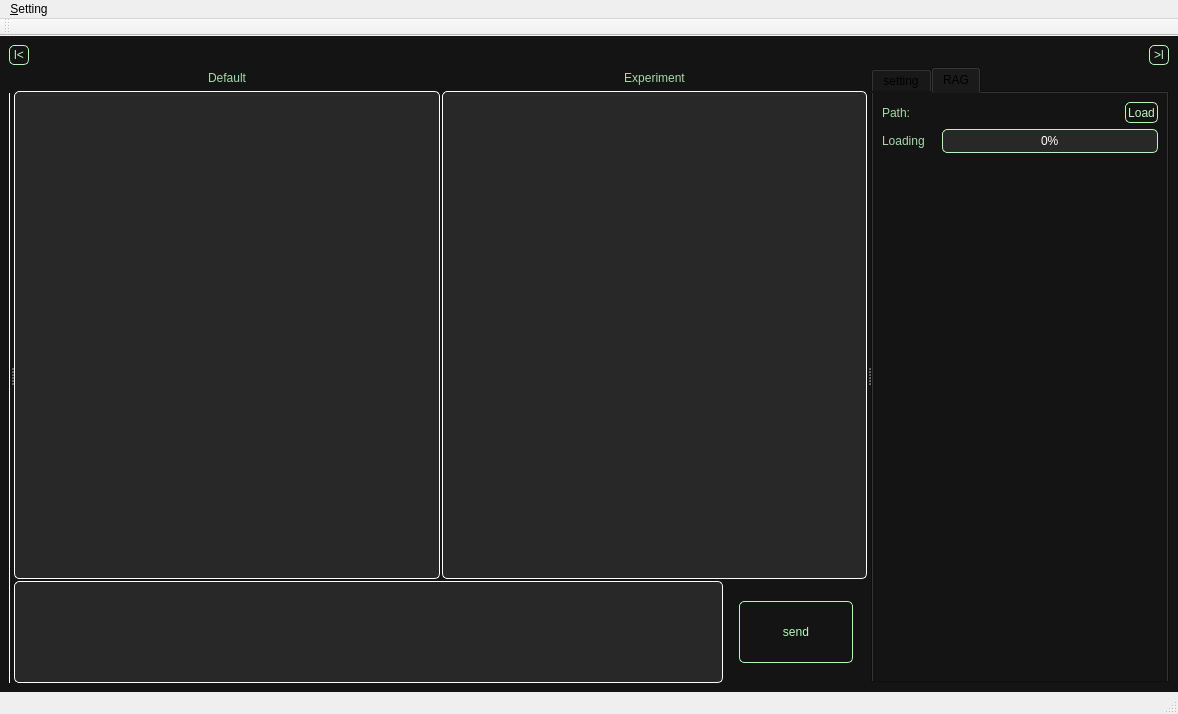
<?xml version="1.0" encoding="UTF-8"?>
<ui version="4.0">
 <class>MainWindow</class>
 <widget class="QMainWindow" name="MainWindow">
  <property name="geometry">
   <rect>
    <x>0</x>
    <y>0</y>
    <width>1178</width>
    <height>714</height>
   </rect>
  </property>
  <property name="minimumSize">
   <size>
    <width>1160</width>
    <height>674</height>
   </size>
  </property>
  <property name="windowTitle">
   <string>MainWindow</string>
  </property>
  <widget class="QWidget" name="centralwidget">
   <property name="styleSheet">
    <string notr="true">QWidget {
    background-color: rgb(20, 20, 20); /* 원하는 색상으로 변경 */
}</string>
   </property>
   <layout class="QVBoxLayout" name="verticalLayout_5" stretch="1,30">
    <property name="spacing">
     <number>2</number>
    </property>
    <item>
     <layout class="QHBoxLayout" name="horizontalLayout_3" stretch="1,30,1">
      <item>
       <widget class="QPushButton" name="left_split_btn">
        <property name="sizePolicy">
         <sizepolicy hsizetype="Minimum" vsizetype="Minimum">
          <horstretch>0</horstretch>
          <verstretch>0</verstretch>
         </sizepolicy>
        </property>
        <property name="minimumSize">
         <size>
          <width>20</width>
          <height>20</height>
         </size>
        </property>
        <property name="maximumSize">
         <size>
          <width>20</width>
          <height>20</height>
         </size>
        </property>
        <property name="styleSheet">
         <string notr="true">QPushButton {
	color: rgb(184, 247, 185);
    border: 1px solid rgb(184, 247, 185); /* 원하는 RGB 색상으로 변경 */
    border-radius: 5px;                  /* 모서리를 둥글게 (선택 사항) */
}
QPushButton:hover {
	color: rgb(184, 247, 185);
    background-color: rgb(50, 120, 50); /* 마우스 올렸을 때 더 진한 색 */
    border: 1px solid rgb(184, 247, 185); /* 테두리도 함께 진하게 (선택 사항) */
}

QPushButton:pressed {
	color: rgb(184, 247, 185);
    background-color: rgb(100, 180, 100); /* 버튼 눌렀을 때 가장 진한 색 */
    border: 1px solid rgb(184, 247, 185); /* 테두리도 함께 진하게 (선택 사항) */
}</string>
        </property>
        <property name="text">
         <string>l&lt;</string>
        </property>
       </widget>
      </item>
      <item>
       <spacer name="horizontalSpacer_4">
        <property name="orientation">
         <enum>Qt::Horizontal</enum>
        </property>
        <property name="sizeHint" stdset="0">
         <size>
          <width>68</width>
          <height>17</height>
         </size>
        </property>
       </spacer>
      </item>
      <item>
       <widget class="QPushButton" name="right_split_btn">
        <property name="sizePolicy">
         <sizepolicy hsizetype="Minimum" vsizetype="Minimum">
          <horstretch>0</horstretch>
          <verstretch>0</verstretch>
         </sizepolicy>
        </property>
        <property name="minimumSize">
         <size>
          <width>20</width>
          <height>20</height>
         </size>
        </property>
        <property name="maximumSize">
         <size>
          <width>20</width>
          <height>20</height>
         </size>
        </property>
        <property name="styleSheet">
         <string notr="true">QPushButton {
	color: rgb(184, 247, 185);
    border: 1px solid rgb(184, 247, 185); /* 원하는 RGB 색상으로 변경 */
    border-radius: 5px;                  /* 모서리를 둥글게 (선택 사항) */
}
QPushButton:hover {
	color: rgb(184, 247, 185);
    background-color: rgb(50, 120, 50); /* 마우스 올렸을 때 더 진한 색 */
    border: 1px solid rgb(184, 247, 185); /* 테두리도 함께 진하게 (선택 사항) */
}

QPushButton:pressed {
	color: rgb(184, 247, 185);
    background-color: rgb(100, 180, 100); /* 버튼 눌렀을 때 가장 진한 색 */
    border: 1px solid rgb(184, 247, 185); /* 테두리도 함께 진하게 (선택 사항) */
}</string>
        </property>
        <property name="text">
         <string>&gt;l</string>
        </property>
       </widget>
      </item>
     </layout>
    </item>
    <item>
     <widget class="QSplitter" name="splitter">
      <property name="orientation">
       <enum>Qt::Horizontal</enum>
      </property>
      <widget class="QWidget" name="layoutWidget">
       <layout class="QVBoxLayout" name="verticalLayout_3" stretch="1,26">
        <item>
         <layout class="QHBoxLayout" name="horizontalLayout_2" stretch="1,10,10">
          <property name="spacing">
           <number>1</number>
          </property>
          <item>
           <spacer name="horizontalSpacer_3">
            <property name="orientation">
             <enum>Qt::Horizontal</enum>
            </property>
            <property name="sizeType">
             <enum>QSizePolicy::Ignored</enum>
            </property>
            <property name="sizeHint" stdset="0">
             <size>
              <width>0</width>
              <height>18</height>
             </size>
            </property>
           </spacer>
          </item>
          <item>
           <widget class="QPushButton" name="new_chat_btn">
            <property name="sizePolicy">
             <sizepolicy hsizetype="Ignored" vsizetype="Ignored">
              <horstretch>0</horstretch>
              <verstretch>0</verstretch>
             </sizepolicy>
            </property>
            <property name="minimumSize">
             <size>
              <width>0</width>
              <height>0</height>
             </size>
            </property>
            <property name="maximumSize">
             <size>
              <width>21</width>
              <height>21</height>
             </size>
            </property>
            <property name="styleSheet">
             <string notr="true">QPushButton {
	color: rgb(184, 247, 185);
    border: 1px solid rgb(184, 247, 185); /* 원하는 RGB 색상으로 변경 */
    border-radius: 5px;                  /* 모서리를 둥글게 (선택 사항) */
}
QPushButton:hover {
	color: rgb(184, 247, 185);
    background-color: rgb(50, 120, 50); /* 마우스 올렸을 때 더 진한 색 */
    border: 1px solid rgb(184, 247, 185); /* 테두리도 함께 진하게 (선택 사항) */
}

QPushButton:pressed {
	color: rgb(184, 247, 185);
    background-color: rgb(100, 180, 100); /* 버튼 눌렀을 때 가장 진한 색 */
    border: 1px solid rgb(184, 247, 185); /* 테두리도 함께 진하게 (선택 사항) */
}</string>
            </property>
            <property name="text">
             <string>+</string>
            </property>
           </widget>
          </item>
          <item>
           <widget class="QPushButton" name="del_chat_btn">
            <property name="sizePolicy">
             <sizepolicy hsizetype="Ignored" vsizetype="Ignored">
              <horstretch>0</horstretch>
              <verstretch>0</verstretch>
             </sizepolicy>
            </property>
            <property name="minimumSize">
             <size>
              <width>0</width>
              <height>0</height>
             </size>
            </property>
            <property name="maximumSize">
             <size>
              <width>20</width>
              <height>20</height>
             </size>
            </property>
            <property name="styleSheet">
             <string notr="true">QPushButton {
	color: rgb(184, 247, 185);
    border: 1px solid rgb(184, 247, 185); /* 원하는 RGB 색상으로 변경 */
    border-radius: 5px;                  /* 모서리를 둥글게 (선택 사항) */
}
QPushButton:hover {
	color: rgb(184, 247, 185);
    background-color: rgb(50, 120, 50); /* 마우스 올렸을 때 더 진한 색 */
    border: 1px solid rgb(184, 247, 185); /* 테두리도 함께 진하게 (선택 사항) */
}

QPushButton:pressed {
	color: rgb(184, 247, 185);
    background-color: rgb(100, 180, 100); /* 버튼 눌렀을 때 가장 진한 색 */
    border: 1px solid rgb(184, 247, 185); /* 테두리도 함께 진하게 (선택 사항) */
}</string>
            </property>
            <property name="text">
             <string>-</string>
            </property>
           </widget>
          </item>
         </layout>
        </item>
        <item>
         <widget class="QTableWidget" name="chat_room_table">
          <property name="sizePolicy">
           <sizepolicy hsizetype="Ignored" vsizetype="Minimum">
            <horstretch>0</horstretch>
            <verstretch>0</verstretch>
           </sizepolicy>
          </property>
          <property name="minimumSize">
           <size>
            <width>0</width>
            <height>0</height>
           </size>
          </property>
          <property name="contextMenuPolicy">
           <enum>Qt::DefaultContextMenu</enum>
          </property>
          <property name="layoutDirection">
           <enum>Qt::LeftToRight</enum>
          </property>
          <property name="styleSheet">
           <string notr="true">QTableWidget{
	color: rgb(166, 217, 171);
	border: 1px solid white;
	background-color: rgb(40, 40, 40);
	border-radius: 5px;      /* (선택 사항) 모서리를 둥글게 */
}
QHeaderView::section{
	background-color: rgb(40,40,40);
	color: rgb(166, 217, 171);
	border: 1px solid rgb(40,40,40); /* 드롭다운 목록 테두리 (선택 사항) */
	border-bottom: 1px solid rgb(166, 217, 171);
}
QTableWidget::item{
	border-top: 1px solid rgb(166, 217, 171);
	border-bottom: 1px solid rgb(166, 217, 171);
}
QTableWidget::item:selected{
    color: white;
	background-color: rgb(0,70,0); /* 항목 선택 시 배경색 */
    border: 1px solid rgb(166, 217, 171); /* 드롭다운 목록 테두리 (선택 사항) */
}
/* QTableWidget 내에 생성되는 편집기 위젯(QLineEdit)의 스타일 */
QTableWidget QLineEdit {
    color: white;
}
QTableWidget:focus {	/*테이블 선택시 테두리 색깔*/
    border: 1px solid rgb(184, 247, 185);
}</string>
          </property>
          <property name="frameShape">
           <enum>QFrame::StyledPanel</enum>
          </property>
          <property name="midLineWidth">
           <number>0</number>
          </property>
          <property name="sizeAdjustPolicy">
           <enum>QAbstractScrollArea::AdjustToContentsOnFirstShow</enum>
          </property>
          <property name="selectionMode">
           <enum>QAbstractItemView::SingleSelection</enum>
          </property>
          <property name="selectionBehavior">
           <enum>QAbstractItemView::SelectRows</enum>
          </property>
          <attribute name="horizontalHeaderVisible">
           <bool>true</bool>
          </attribute>
          <attribute name="horizontalHeaderCascadingSectionResizes">
           <bool>false</bool>
          </attribute>
          <attribute name="horizontalHeaderDefaultSectionSize">
           <number>100</number>
          </attribute>
          <attribute name="horizontalHeaderHighlightSections">
           <bool>true</bool>
          </attribute>
          <attribute name="horizontalHeaderShowSortIndicator" stdset="0">
           <bool>false</bool>
          </attribute>
          <attribute name="horizontalHeaderStretchLastSection">
           <bool>true</bool>
          </attribute>
          <attribute name="verticalHeaderVisible">
           <bool>false</bool>
          </attribute>
          <attribute name="verticalHeaderCascadingSectionResizes">
           <bool>false</bool>
          </attribute>
          <attribute name="verticalHeaderDefaultSectionSize">
           <number>30</number>
          </attribute>
          <row>
           <property name="text">
            <string>1</string>
           </property>
          </row>
          <column>
           <property name="text">
            <string>Chat Rooms</string>
           </property>
           <property name="textAlignment">
            <set>AlignCenter</set>
           </property>
          </column>
          <item row="0" column="0">
           <property name="text">
            <string>chat1</string>
           </property>
          </item>
         </widget>
        </item>
       </layout>
      </widget>
      <widget class="QWidget" name="layoutWidget">
       <layout class="QVBoxLayout" name="verticalLayout" stretch="5,1">
        <property name="spacing">
         <number>2</number>
        </property>
        <item>
         <layout class="QGridLayout" name="gridLayout" rowstretch="1,22" columnstretch="1,1">
          <property name="spacing">
           <number>2</number>
          </property>
          <item row="1" column="0">
           <widget class="QTextEdit" name="non_history_txt">
            <property name="sizePolicy">
             <sizepolicy hsizetype="Minimum" vsizetype="Expanding">
              <horstretch>0</horstretch>
              <verstretch>0</verstretch>
             </sizepolicy>
            </property>
            <property name="minimumSize">
             <size>
              <width>300</width>
              <height>0</height>
             </size>
            </property>
            <property name="styleSheet">
             <string notr="true">QTextEdit {
	color: white;
    background-color: rgb(40, 40, 40); /* 원하는 색상으로 변경 */
	border: 1px solid rgb(255,255,255);
	border-radius: 5px;      /* (선택 사항) 모서리를 둥글게 */
}
QTextEdit:focus {
    border: 1px solid rgb(184, 247, 185);
    outline: none;           /* 기본 포커스 아웃라인 제거 */
}</string>
            </property>
            <property name="inputMethodHints">
             <set>Qt::ImhMultiLine</set>
            </property>
            <property name="readOnly">
             <bool>true</bool>
            </property>
           </widget>
          </item>
          <item row="1" column="1">
           <widget class="QTextEdit" name="history_txt">
            <property name="sizePolicy">
             <sizepolicy hsizetype="Minimum" vsizetype="Expanding">
              <horstretch>0</horstretch>
              <verstretch>0</verstretch>
             </sizepolicy>
            </property>
            <property name="minimumSize">
             <size>
              <width>300</width>
              <height>0</height>
             </size>
            </property>
            <property name="styleSheet">
             <string notr="true">QTextEdit {
	color: white;
    background-color: rgb(40, 40, 40); /* 원하는 색상으로 변경 */
	border: 1px solid rgb(255,255,255);
	border-radius: 5px;      /* (선택 사항) 모서리를 둥글게 */
}
QTextEdit:focus {
    border: 1px solid rgb(184, 247, 185);
    outline: none;           /* 기본 포커스 아웃라인 제거 */
}</string>
            </property>
            <property name="inputMethodHints">
             <set>Qt::ImhMultiLine</set>
            </property>
            <property name="readOnly">
             <bool>true</bool>
            </property>
           </widget>
          </item>
          <item row="0" column="0">
           <widget class="QLabel" name="label">
            <property name="styleSheet">
             <string notr="true">QLabel {
    color: rgb(166, 217, 171);
}</string>
            </property>
            <property name="text">
             <string>Default</string>
            </property>
            <property name="scaledContents">
             <bool>false</bool>
            </property>
            <property name="alignment">
             <set>Qt::AlignCenter</set>
            </property>
           </widget>
          </item>
          <item row="0" column="1">
           <widget class="QLabel" name="label_2">
            <property name="styleSheet">
             <string notr="true">QLabel {
    color: rgb(166, 217, 171);
}</string>
            </property>
            <property name="text">
             <string>Experiment</string>
            </property>
            <property name="alignment">
             <set>Qt::AlignCenter</set>
            </property>
           </widget>
          </item>
         </layout>
        </item>
        <item>
         <layout class="QHBoxLayout" name="horizontalLayout" stretch="5,1">
          <property name="spacing">
           <number>2</number>
          </property>
          <item>
           <widget class="QPlainTextEdit" name="input_text">
            <property name="sizePolicy">
             <sizepolicy hsizetype="Minimum" vsizetype="Expanding">
              <horstretch>0</horstretch>
              <verstretch>0</verstretch>
             </sizepolicy>
            </property>
            <property name="focusPolicy">
             <enum>Qt::StrongFocus</enum>
            </property>
            <property name="styleSheet">
             <string notr="true">QPlainTextEdit {
	color: white;
    background-color: rgb(40, 40, 40); /* 원하는 색상으로 변경 */
	border: 1px solid rgb(255,255,255);
	border-radius: 5px;      /* (선택 사항) 모서리를 둥글게 */
}
QPlainTextEdit:focus {
    border: 1px solid rgb(184, 247, 185);
    outline: none;           /* 기본 포커스 아웃라인 제거 */
}</string>
            </property>
            <property name="plainText">
             <string/>
            </property>
            <property name="placeholderText">
             <string>Enter your message...</string>
            </property>
           </widget>
          </item>
          <item>
           <layout class="QGridLayout" name="gridLayout_2" rowstretch="1,3,1" columnstretch="1,8,1">
            <item row="1" column="0">
             <spacer name="horizontalSpacer">
              <property name="orientation">
               <enum>Qt::Horizontal</enum>
              </property>
              <property name="sizeHint" stdset="0">
               <size>
                <width>13</width>
                <height>32</height>
               </size>
              </property>
             </spacer>
            </item>
            <item row="2" column="1">
             <spacer name="verticalSpacer_2">
              <property name="orientation">
               <enum>Qt::Vertical</enum>
              </property>
              <property name="sizeHint" stdset="0">
               <size>
                <width>65</width>
                <height>13</height>
               </size>
              </property>
             </spacer>
            </item>
            <item row="1" column="2">
             <spacer name="horizontalSpacer_2">
              <property name="orientation">
               <enum>Qt::Horizontal</enum>
              </property>
              <property name="sizeHint" stdset="0">
               <size>
                <width>13</width>
                <height>32</height>
               </size>
              </property>
             </spacer>
            </item>
            <item row="1" column="1">
             <widget class="QPushButton" name="send_btn">
              <property name="sizePolicy">
               <sizepolicy hsizetype="Minimum" vsizetype="Minimum">
                <horstretch>1</horstretch>
                <verstretch>1</verstretch>
               </sizepolicy>
              </property>
              <property name="styleSheet">
               <string notr="true">QPushButton {
	color: rgb(184, 247, 185);
    border: 1px solid rgb(184, 247, 185); /* 원하는 RGB 색상으로 변경 */
    border-radius: 5px;                  /* 모서리를 둥글게 (선택 사항) */
}
QPushButton:hover {
	color: rgb(184, 247, 185);
    background-color: rgb(50, 120, 50); /* 마우스 올렸을 때 더 진한 색 */
    border: 1px solid rgb(184, 247, 185); /* 테두리도 함께 진하게 (선택 사항) */
}

QPushButton:pressed {
	color: rgb(184, 247, 185);
    background-color: rgb(100, 180, 100); /* 버튼 눌렀을 때 가장 진한 색 */
    border: 1px solid rgb(184, 247, 185); /* 테두리도 함께 진하게 (선택 사항) */
}</string>
              </property>
              <property name="text">
               <string>send</string>
              </property>
              <property name="autoDefault">
               <bool>false</bool>
              </property>
              <property name="flat">
               <bool>false</bool>
              </property>
             </widget>
            </item>
            <item row="0" column="1">
             <spacer name="verticalSpacer">
              <property name="orientation">
               <enum>Qt::Vertical</enum>
              </property>
              <property name="sizeHint" stdset="0">
               <size>
                <width>65</width>
                <height>13</height>
               </size>
              </property>
             </spacer>
            </item>
           </layout>
          </item>
         </layout>
        </item>
       </layout>
      </widget>
      <widget class="QTabWidget" name="tabWidget">
       <property name="sizePolicy">
        <sizepolicy hsizetype="Ignored" vsizetype="Expanding">
         <horstretch>0</horstretch>
         <verstretch>0</verstretch>
        </sizepolicy>
       </property>
       <property name="minimumSize">
        <size>
         <width>0</width>
         <height>0</height>
        </size>
       </property>
       <property name="currentIndex">
        <number>1</number>
       </property>
       <widget class="QWidget" name="Setting">
        <attribute name="title">
         <string>setting</string>
        </attribute>
        <layout class="QVBoxLayout" name="verticalLayout_4">
         <item>
          <layout class="QVBoxLayout" name="verticalLayout_2">
           <item>
            <widget class="QLabel" name="label_3">
             <property name="styleSheet">
              <string notr="true">QLabel {
    color: rgb(166, 217, 171);
}</string>
             </property>
             <property name="text">
              <string>Api-key</string>
             </property>
            </widget>
           </item>
           <item>
            <widget class="QLineEdit" name="api_key_txt">
             <property name="sizePolicy">
              <sizepolicy hsizetype="Minimum" vsizetype="Minimum">
               <horstretch>0</horstretch>
               <verstretch>0</verstretch>
              </sizepolicy>
             </property>
             <property name="styleSheet">
              <string notr="true">QLineEdit {
	color: white;
    background-color: rgb(40, 40, 40); /* 원하는 색상으로 변경 */
	border: 1px solid rgb(255,255,255);
	border-radius: 5px;      /* (선택 사항) 모서리를 둥글게 */
}
QLineEdit:focus {
    border: 1px solid rgb(184, 247, 185);
    outline: none;           /* 기본 포커스 아웃라인 제거 */
}</string>
             </property>
             <property name="text">
              <string/>
             </property>
             <property name="echoMode">
              <enum>QLineEdit::PasswordEchoOnEdit</enum>
             </property>
             <property name="alignment">
              <set>Qt::AlignLeading|Qt::AlignLeft|Qt::AlignTop</set>
             </property>
             <property name="placeholderText">
              <string>Enter your api key...</string>
             </property>
            </widget>
           </item>
           <item>
            <widget class="QLabel" name="label_4">
             <property name="styleSheet">
              <string notr="true">QLabel {
    color: rgb(166, 217, 171);
}</string>
             </property>
             <property name="text">
              <string>Prompt</string>
             </property>
            </widget>
           </item>
           <item>
            <widget class="QTextEdit" name="prompt_txt">
             <property name="sizePolicy">
              <sizepolicy hsizetype="Ignored" vsizetype="Expanding">
               <horstretch>0</horstretch>
               <verstretch>0</verstretch>
              </sizepolicy>
             </property>
             <property name="styleSheet">
              <string notr="true">QTextEdit {
	color: white;
    background-color: rgb(40, 40, 40); /* 원하는 색상으로 변경 */
	border: 1px solid rgb(255,255,255);
	border-radius: 5px;      /* (선택 사항) 모서리를 둥글게 */
}
QTextEdit:focus {
    border: 1px solid rgb(184, 247, 185);
    outline: none;           /* 기본 포커스 아웃라인 제거 */
}</string>
             </property>
             <property name="placeholderText">
              <string>Enter your prompt...</string>
             </property>
            </widget>
           </item>
           <item>
            <layout class="QHBoxLayout" name="horizontalLayout_4" stretch="1,3,1">
             <item>
              <widget class="QLabel" name="label_5">
               <property name="styleSheet">
                <string notr="true">QLabel {
    color: rgb(166, 217, 171);
}</string>
               </property>
               <property name="text">
                <string>Temperature</string>
               </property>
              </widget>
             </item>
             <item>
              <widget class="Line" name="line">
               <property name="orientation">
                <enum>Qt::Horizontal</enum>
               </property>
              </widget>
             </item>
             <item>
              <widget class="QLineEdit" name="temp_val">
               <property name="minimumSize">
                <size>
                 <width>30</width>
                 <height>0</height>
                </size>
               </property>
               <property name="styleSheet">
                <string notr="true">QLineEdit {
	color: rgb(184, 247, 185);
    background-color: rgb(40, 40, 40); /* 원하는 색상으로 변경 */
	border: 1px solid rgb(255,255,255);
	border-radius: 5px;      /* (선택 사항) 모서리를 둥글게 */
}
QLineEdit:focus {
    border: 1px solid rgb(184, 247, 185);
    outline: none;           /* 기본 포커스 아웃라인 제거 */
}</string>
               </property>
               <property name="text">
                <string>0.00</string>
               </property>
               <property name="alignment">
                <set>Qt::AlignRight|Qt::AlignTrailing|Qt::AlignVCenter</set>
               </property>
              </widget>
             </item>
            </layout>
           </item>
           <item>
            <widget class="QSlider" name="temp_slider">
             <property name="sizePolicy">
              <sizepolicy hsizetype="Ignored" vsizetype="Fixed">
               <horstretch>0</horstretch>
               <verstretch>0</verstretch>
              </sizepolicy>
             </property>
             <property name="styleSheet">
              <string notr="true">QSlider::handle:horizontal{
	background: rgb(166, 217, 171);
	width: 20px;
	margin: -5px 0;
	border-radius: 10px;
}
QSlider::handle:horizontal:hover{
	background: rgb(100,170,100);
}
QSlider::handle:horizontal:pressed{
	background: rgb(50,120,50);
}</string>
             </property>
             <property name="maximum">
              <number>100</number>
             </property>
             <property name="singleStep">
              <number>1</number>
             </property>
             <property name="value">
              <number>0</number>
             </property>
             <property name="orientation">
              <enum>Qt::Horizontal</enum>
             </property>
            </widget>
           </item>
           <item>
            <spacer name="verticalSpacer_3">
             <property name="orientation">
              <enum>Qt::Vertical</enum>
             </property>
             <property name="sizeHint" stdset="0">
              <size>
               <width>20</width>
               <height>40</height>
              </size>
             </property>
            </spacer>
           </item>
          </layout>
         </item>
        </layout>
       </widget>
       <widget class="QWidget" name="tab_2">
        <attribute name="title">
         <string>RAG</string>
        </attribute>
        <layout class="QVBoxLayout" name="verticalLayout_6" stretch="1,1,25">
         <item>
          <layout class="QHBoxLayout" name="horizontalLayout_5" stretch="1,6,1">
           <property name="spacing">
            <number>4</number>
           </property>
           <item>
            <widget class="QLabel" name="label_6">
             <property name="styleSheet">
              <string notr="true">QLabel {
    color: rgb(166, 217, 171);
}</string>
             </property>
             <property name="text">
              <string>Path: </string>
             </property>
            </widget>
           </item>
           <item>
            <widget class="QLabel" name="path">
             <property name="styleSheet">
              <string notr="true">QLabel {
    color: rgb(166, 217, 171);
}</string>
             </property>
             <property name="text">
              <string/>
             </property>
            </widget>
           </item>
           <item>
            <widget class="QPushButton" name="Load_btn">
             <property name="sizePolicy">
              <sizepolicy hsizetype="Minimum" vsizetype="Minimum">
               <horstretch>1</horstretch>
               <verstretch>1</verstretch>
              </sizepolicy>
             </property>
             <property name="styleSheet">
              <string notr="true">QPushButton {
	color: rgb(184, 247, 185);
    border: 1px solid rgb(184, 247, 185); /* 원하는 RGB 색상으로 변경 */
    border-radius: 5px;                  /* 모서리를 둥글게 (선택 사항) */
}
QPushButton:hover {
	color: rgb(184, 247, 185);
    background-color: rgb(50, 120, 50); /* 마우스 올렸을 때 더 진한 색 */
    border: 1px solid rgb(184, 247, 185); /* 테두리도 함께 진하게 (선택 사항) */
}

QPushButton:pressed {
	color: rgb(184, 247, 185);
    background-color: rgb(100, 180, 100); /* 버튼 눌렀을 때 가장 진한 색 */
    border: 1px solid rgb(184, 247, 185); /* 테두리도 함께 진하게 (선택 사항) */
}</string>
             </property>
             <property name="text">
              <string>Load</string>
             </property>
             <property name="autoDefault">
              <bool>false</bool>
             </property>
             <property name="flat">
              <bool>false</bool>
             </property>
            </widget>
           </item>
          </layout>
         </item>
         <item>
          <layout class="QHBoxLayout" name="horizontalLayout_6" stretch="1,4">
           <item>
            <widget class="QLabel" name="label_7">
             <property name="styleSheet">
              <string notr="true">QLabel {
    color: rgb(166, 217, 171);
}</string>
             </property>
             <property name="text">
              <string>Loading</string>
             </property>
            </widget>
           </item>
           <item>
            <widget class="QProgressBar" name="Loading_bar">
             <property name="styleSheet">
              <string notr="true">QProgressBar {
	border: 1px solid rgb(184, 247, 185);
	border-radius: 5px;
	background-color: rgb(40, 40, 40);
	text-align: center;
	color: White;
}
QProgressBar::chunk {
	background: qlineargradient(x1:0, y1:0, x2:1, y2:0, stop:0 rgb(50, 120, 50), stop:1 rgb(100,180,100));
	border-radius: 2px;
}</string>
             </property>
             <property name="value">
              <number>0</number>
             </property>
            </widget>
           </item>
          </layout>
         </item>
         <item>
          <spacer name="verticalSpacer_4">
           <property name="orientation">
            <enum>Qt::Vertical</enum>
           </property>
           <property name="sizeHint" stdset="0">
            <size>
             <width>20</width>
             <height>516</height>
            </size>
           </property>
          </spacer>
         </item>
        </layout>
       </widget>
      </widget>
     </widget>
    </item>
   </layout>
  </widget>
  <widget class="QMenuBar" name="menubar">
   <property name="geometry">
    <rect>
     <x>0</x>
     <y>0</y>
     <width>1178</width>
     <height>21</height>
    </rect>
   </property>
   <widget class="QMenu" name="menu_Setting">
    <property name="title">
     <string>&amp;Setting</string>
    </property>
   </widget>
   <addaction name="menu_Setting"/>
  </widget>
  <widget class="QStatusBar" name="statusbar"/>
  <widget class="QToolBar" name="toolBar">
   <property name="windowTitle">
    <string>toolBar</string>
   </property>
   <attribute name="toolBarArea">
    <enum>TopToolBarArea</enum>
   </attribute>
   <attribute name="toolBarBreak">
    <bool>false</bool>
   </attribute>
  </widget>
 </widget>
 <tabstops>
  <tabstop>send_btn</tabstop>
  <tabstop>input_text</tabstop>
  <tabstop>non_history_txt</tabstop>
  <tabstop>history_txt</tabstop>
  <tabstop>tabWidget</tabstop>
 </tabstops>
 <resources/>
 <connections>
  <connection>
   <sender>send_btn</sender>
   <signal>clicked()</signal>
   <receiver>input_text</receiver>
   <slot>setFocus()</slot>
   <hints>
    <hint type="sourcelabel">
     <x>794</x>
     <y>618</y>
    </hint>
    <hint type="destinationlabel">
     <x>378</x>
     <y>601</y>
    </hint>
   </hints>
  </connection>
 </connections>
</ui>
